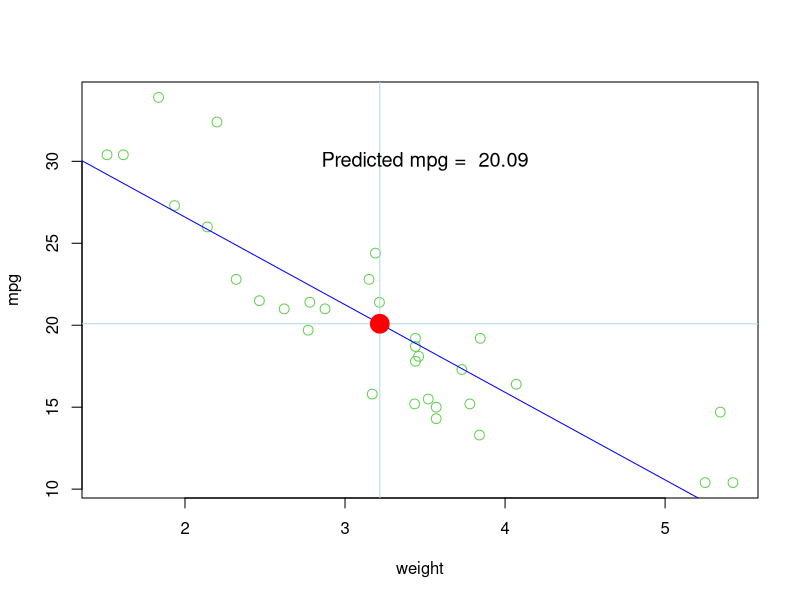

The R script that drew this image:
## ---- chunk 1
x = mean(mtcars$wt); y=  mean(mtcars$mpg)
## ---- chunk 2
plot(mtcars$wt,mtcars$mpg, xlab='weight', ylab = "mpg",type = "p", col=3, pch=21, cex = 1.3)
abline(lm(mtcars$mpg ~ mtcars$wt), col = "blue"); abline(h=y, col = "lightblue"); abline(v=x, col = "lightblue"); points( x, y, pch=19, cex = 2.5, col = "red")
text(3.5, 30, paste("Predicted mpg = ", round(y,2)),cex=1.2)
